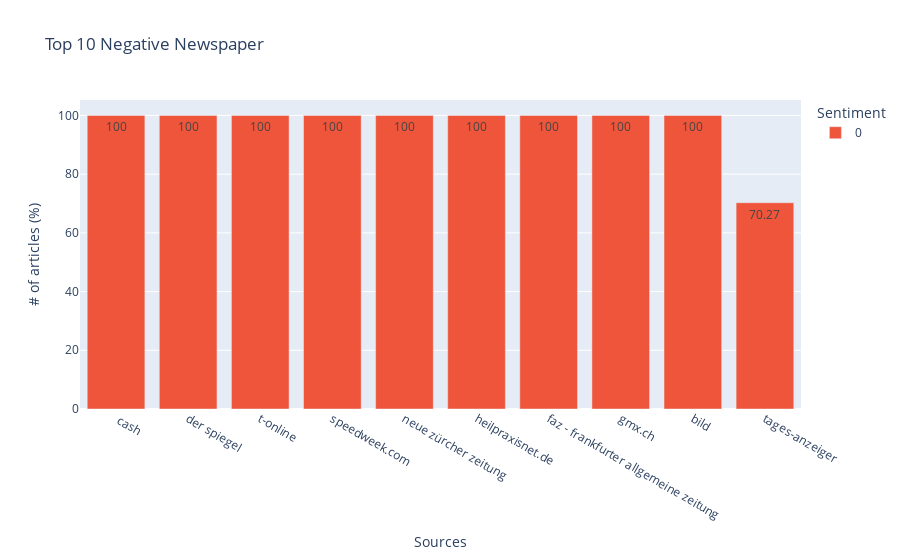

Source (notebook cell):
### Code cell
figNews10 = px.bar(gr10Neg,
                   x="source",
                   y="sentiment %",
                   text = "sentiment %", 
                   barmode="group",
                   color="sentiment",
                   color_discrete_map={
                    '0': '#ef553b',
                    '1': '#00cc96'
                    },
                   labels={
                      "source": "Sources",
                      "sentiment %": "# of articles (%)",
                      "sentiment": "Sentiment"
                   },
                   title="Top 10 Negative Newspaper"
                  )

figNews10.show()

### Figure 1 — Plotly figure (JSON) as saved in the notebook; plotly's stock layout.template omitted (floating-point values rounded to 4 significant figures)
{"data": [{"alignmentgroup": "True", "hovertemplate": "Sentiment=0<br>Sources=%{x}<br># of articles (%)=%{text}<extra></extra>", "legendgroup": "0", "marker": {"color": "#ef553b"}, "name": "0", "offsetgroup": "0", "orientation": "v", "showlegend": true, "text": [100, 100, 100, 100, 100, 100, 100, 100, 100, 70.27], "textposition": "auto", "type": "bar", "x": [" cash", "der spiegel", "t-online", "speedweek.com", "neue zürcher zeitung", "heilpraxisnet.de", "faz - frankfurter allgemeine zeitung", "gmx.ch", "bild", "tages-anzeiger"], "xaxis": "x", "y": [100, 100, 100, 100, 100, 100, 100, 100, 100, 70.27], "yaxis": "y"}], "layout": {"autosize": true, "barmode": "group", "legend": {"title": {"text": "Sentiment"}, "tracegroupgap": 0}, "title": {"text": "Top 10 Negative Newspaper"}, "xaxis": {"anchor": "y", "autorange": true, "domain": [0, 1], "range": [-0.5, 9.5], "title": {"text": "Sources"}, "type": "category"}, "yaxis": {"anchor": "x", "autorange": true, "domain": [0, 1], "range": [0, 105.3], "title": {"text": "# of articles (%)"}, "type": "linear"}}}
